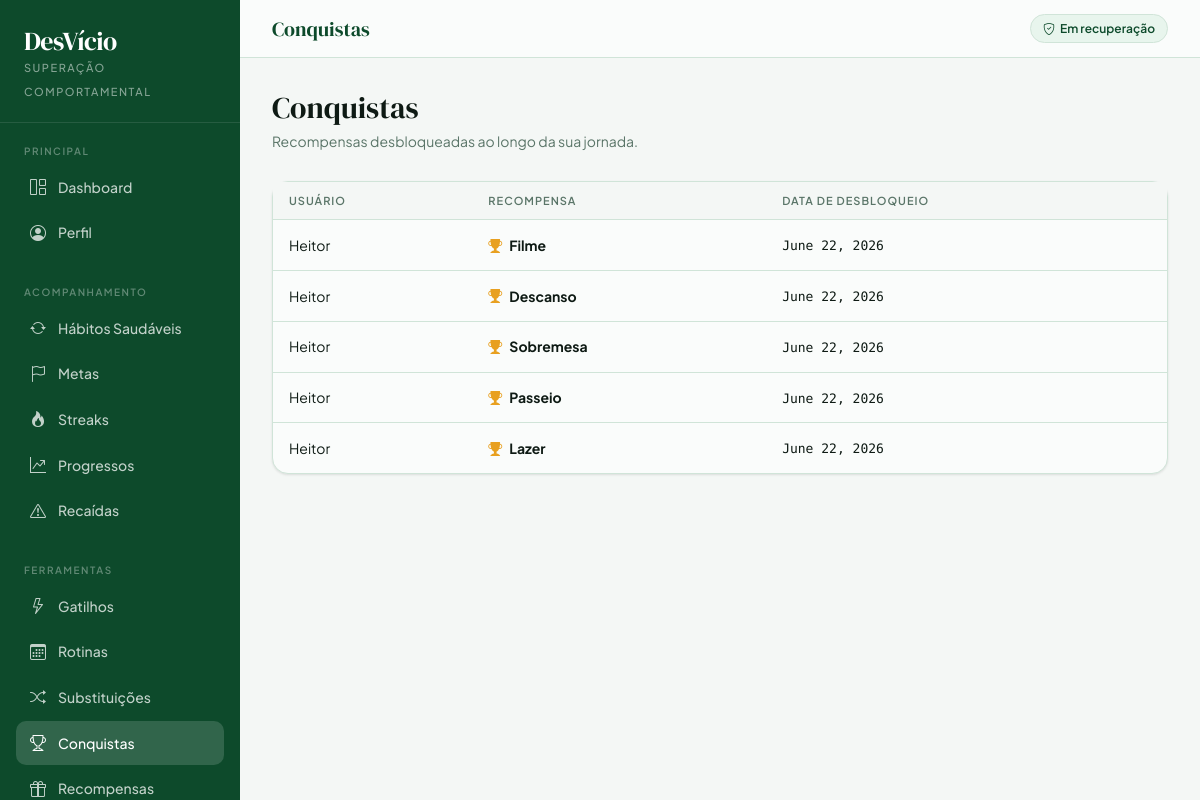
Screenshot of /conquistas/ (signed in) with the database file from the repository.
### app/models.py (models this page shows, shortened)
class Usuario(models.Model):
    nome = models.CharField(max_length=100)
    username = models.CharField(max_length=50, unique=True)
    senha_hash = models.CharField(max_length=128)
    apelido = models.CharField(max_length=50, blank=True)
    objetivo_pessoal = models.CharField(max_length=200, blank=True, default='Superar meus vícios')
    nivel_progresso = models.IntegerField(default=1)
    data_cadastro = models.DateTimeField(auto_now_add=True)

class Recompensa(models.Model):
    nome = models.CharField(max_length=100)
    descricao = models.TextField(blank=True)
    criterio = models.CharField(max_length=100, help_text='Ex: 7 dias, 30 dias')
    dias_necessarios = models.IntegerField(default=7)

class Conquista(models.Model):
    usuario = models.ForeignKey(Usuario, on_delete=models.CASCADE, related_name='conquistas')
    recompensa = models.ForeignKey(Recompensa, on_delete=models.CASCADE)
    data_desbloqueio = models.DateField(default=timezone.now)

### app/views.py (the view)
    def wrapper(request, *args, **kwargs):
        if not usuario_logado(request):
            messages.warning(request, 'Você precisa entrar para acessar essa página.')
            return redirect('login')
        return view_func(request, *args, **kwargs)

### app/views.py (called while the page is built)
def usuario_logado(request):
    user_id = request.session.get('usuario_id')
    if not user_id:
        return None
    return Usuario.objects.filter(id=user_id).first()

def login_obrigatorio(view_func):
    def wrapper(request, *args, **kwargs):
        if not usuario_logado(request):
            messages.warning(request, 'Você precisa entrar para acessar essa página.')
            return redirect('login')
        return view_func(request, *args, **kwargs)
    return wrapper

@login_obrigatorio
def conquistas_view(request):
    usuario = usuario_logado(request)
    conquistas = Conquista.objects.filter(usuario=usuario).select_related('recompensa')
    conquistas_fmt = [
        {
            'usuario': c.usuario.nome,
            'recompensa': c.recompensa.nome,
            'data_desbloqueio': c.data_desbloqueio,
        }
        for c in conquistas
    ]
    return render(request, 'conquistas.html', {'conquistas': conquistas_fmt})

### app/templates/conquistas.html (shortened to what this page needs)
{% extends 'base.html' %}
{% block topbar_title %}Conquistas{% endblock %}
{% block nav_conquistas %}active{% endblock %}
{% block content %}
<div class="page-header">
    <h1>Conquistas</h1>
    <p>Recompensas desbloqueadas ao longo da sua jornada.</p>
</div>
<div class="card-clean">
    <div class="table-responsive">
        <table class="table-clean">
            <thead>
                <tr>
                    <th>Usuário</th>
                    <th>Recompensa</th>
                    <th>Data de Desbloqueio</th>
                </tr>
            </thead>
            <tbody>
                {% for conquista in conquistas %}
                <tr>
                    <td>{{ conquista.usuario }}</td>
                    <td>
                        <span style="display:inline-flex;align-items:center;gap:7px">
                            <i class="bi bi-trophy-fill" style="color:var(--gold)"></i>
                            <strong>{{ conquista.recompensa }}</strong>
                        </span>
                    </td>
                    <td><span class="mono" style="font-size:13px">{{ conquista.data_desbloqueio }}</span></td>
                </tr>
                {% empty %}
                <tr><td colspan="3" style="text-align:center;padding:40px;color:var(--muted)">
                    <i class="bi bi-trophy" style="font-size:28px;display:block;margin-bottom:8px;opacity:.4"></i>Nenhuma conquista desbloqueada.
                </td></tr>
                {% endfor %}
            </tbody>
        </table>
    </div>
</div>
{% endblock %}

### app/templates/base.html (style rules this page uses)
:root { --ink: #0e1a14; --forest: #0d4a2b; --sage: #1a7a45; --mint: #3cb870; --pale: #e8f5ed; --paper: #f4f7f5; --cream: #fafcfb; --rule: #d0e4d8; --muted: #5a7568; --danger: #c0392b; --amber: #b8680f; --gold: #e8a020; --radius-sm: 6px; --radius-md: 10px; --radius-lg: 16px; --radius-xl: 24px; --shadow-sm: 0 1px 3px rgba(0,0,0,.07), 0 1px 2px rgba(0,0,0,.04); --shadow-md: 0 4px 12px rgba(13,74,43,.08), 0 2px 4px rgba(0,0,0,.04); --font-serif: 'DM Serif Display', Georgia, serif; --font-sans: 'Plus Jakarta Sans', system-ui, sans-serif; --font-mono: 'DM Mono', monospace; }
*, *::before, *::after { box-sizing: border-box; }
body { background: var(--paper); color: var(--ink); font-family: var(--font-sans); font-size: 15px; line-height: 1.6; margin: 0; }
.card-clean { background: var(--cream); border: 1px solid var(--rule); border-radius: var(--radius-lg); box-shadow: var(--shadow-sm); }
.table-clean { width: 100%; border-collapse: collapse; font-size: 14px; }
.table-clean thead th { font-size: 11px; font-weight: 600; text-transform: uppercase; letter-spacing: 1px; color: var(--muted); padding: 10px 16px; background: var(--paper); border-bottom: 1px solid var(--rule); text-align: left; white-space: nowrap; }
.table-clean tbody tr { border-bottom: 1px solid var(--rule); transition: background .1s; }
.table-clean tbody tr:last-child { border-bottom: none; }
.table-clean td { padding: 13px 16px; color: var(--ink); vertical-align: middle; }
.page-header { margin-bottom: 28px; }
.page-header h1 { font-family: var(--font-serif); font-size: 30px; color: var(--ink); margin: 0 0 4px; }
.page-header p { color: var(--muted); font-size: 14px; margin: 0; }
.mono { font-family: var(--font-mono); }

### rows the page displays
Usuario: usuario "Heitor" "Heitor" "Heitor" "Heitor" "Heitor"
Recompensa: recompensa "Filme"
Conquista: data_desbloqueio "June 22, 2026"
Recompensa: recompensa "Descanso"
Conquista: data_desbloqueio "June 22, 2026"
Recompensa: recompensa "Sobremesa"
Conquista: data_desbloqueio "June 22, 2026"
Recompensa: recompensa "Passeio"
Conquista: data_desbloqueio "June 22, 2026"
Recompensa: recompensa "Lazer"
Conquista: data_desbloqueio "June 22, 2026"
